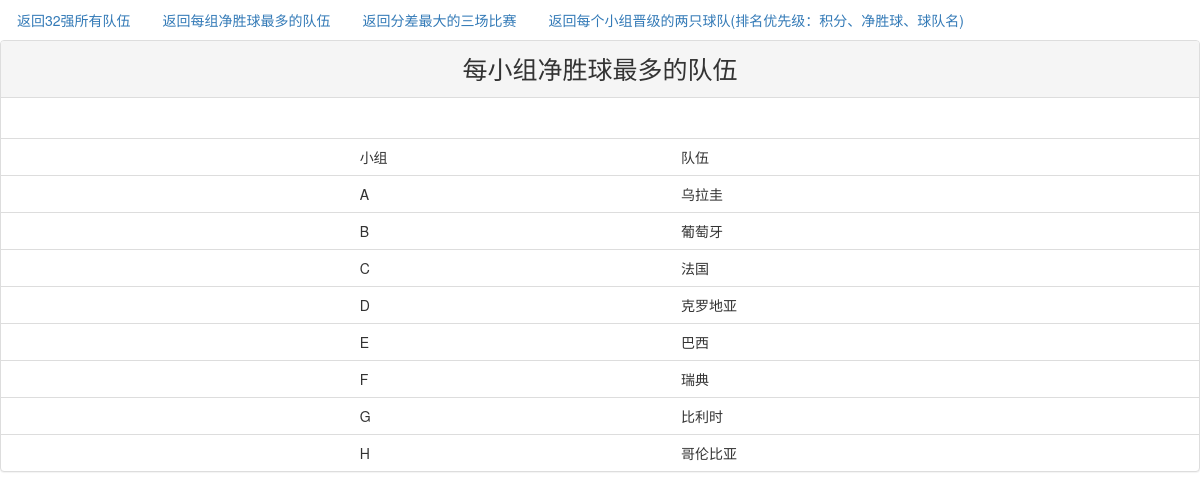
/mostgoal_difference/, run on the app's committed database.
### index/models.py (models this page shows, shortened)
class Teams(models.Model):
    team = models.CharField(max_length=30,verbose_name='球队')
    group = models.ForeignKey(Groups,on_delete=models.DO_NOTHING)

### index/views.py (the view)
# urls.py: url(r'^mostgoal_difference/$',views.mostgoal_difference,name='mostgoal_difference'),
def mostgoal_difference(request):
    GroupInfos = Groups.objects.all().values('id')
    groups = []
    for GroupInfo in GroupInfos:
        group = GroupInfo['id']
        if group not in groups:
            groups.append(group)
    mostgoal_difference_teams = {}
    for group_id in groups:
        teaminfos = Scores.objects.filter(group_id=group_id)
        group = Groups.objects.get(id=group_id).group
        goal_differences= []
        for teaminfo in teaminfos:
            goal_differences.append(teaminfo.goal_difference)
        mostgoal_differences=max(goal_differences)
        mostgoal_difference=max(mostgoal_differences)
        mostgoal_difference_team_info= Scores.objects.filter(group_id=group_id,
                                    goal_difference=mostgoal_difference)[0]
        mostgoal_difference_team_id = mostgoal_difference_team_info.team_id
        mostgoal_difference_team = Teams.objects.filter(id=mostgoal_difference_team_id)[0]
        mostgoal_difference_teams[group] = mostgoal_difference_team.team
    return render(request, 'mostgoal.html',locals())

### index/templates/mostgoal.html (shortened to what this page needs)
{% extends 'base.html' %}
{% load staticfiles %}
{% block content %}
<div class="panel panel-default">
    <div class="panel-heading" style="text-align: center;font-size: 25px">每小组净胜球最多的队伍</div>
    <div class="panel-body">
    </div>
    <table class="table">
        <tr>
            <td></td>
            <td></td>
            <td></td>
            <td>小组</td>
            <td>队伍</td>
        </tr>
        {% for group,mostgoal_difference_team in mostgoal_difference_teams.items %}
        <tr>
            <td></td>
            <td></td>
            <td></td>
            <td>{{ group }}</td>
            <td>{{ mostgoal_difference_team }}</td>
        </tr>
        {% endfor %}
    </table>
</div>
{% endblock %}

### data on the page
Teams: mostgoal_difference_teams "乌拉圭"
Teams: mostgoal_difference_teams "葡萄牙"
Teams: mostgoal_difference_teams "法国"
Teams: mostgoal_difference_teams "克罗地亚"
Teams: mostgoal_difference_teams "巴西"
Teams: mostgoal_difference_teams "瑞典"
Teams: mostgoal_difference_teams "比利时"
Teams: mostgoal_difference_teams "哥伦比亚"

### other printed values
{{ group }} "A" "B" "C" "D" "E" "F" "G" "H"
